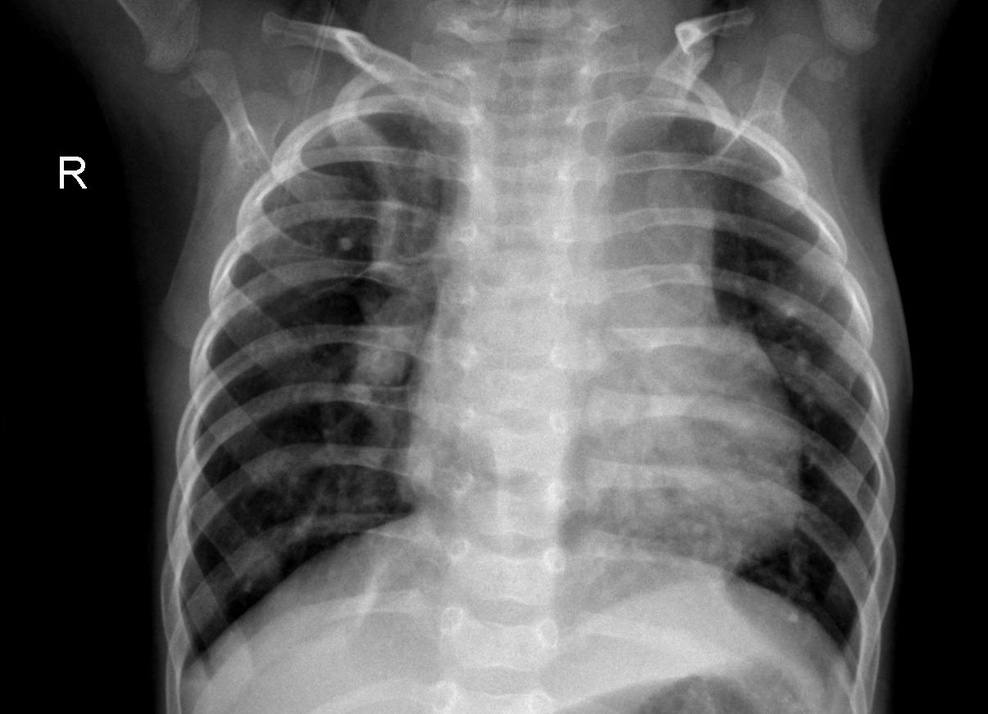
#> input picture Lab02/task01/sample_xray.jpeg, 988 x 714 px, shrunk from 1206 x 871 before the run, found by its file name
$ jupyter execute xray_enhancement.ipynb
#> lines starting #> are read from the running program, lines starting #| are printed output that depends on the picture; after the words box and inside, x2 and y2 are one past the last pixel; in counts of white or black regions, pixels touching at a corner belong together
# Task 1: Diagnostic Enhancement of Chest X-Rays

[cell 1]
import cv2
import numpy as np
import matplotlib.pyplot as plt

def show(img, title, cmap='gray'):
    plt.figure(figsize=(5,5))
    plt.imshow(img, cmap=cmap)
    plt.title(title)
    plt.axis('off')
    plt.show()

## 1. Load and Display

[cell 2]
img = cv2.imread('data/sample_xray.jpeg', cv2.IMREAD_GRAYSCALE)
#> img is the input picture: shape (714, 988); min 0, max 255, mean 89.7
show(img, 'Original X-Ray')

## 2. Contrast Enhancement (Histogram Equalization)

[cell 3]
equalized = cv2.equalizeHist(img)
show(equalized, 'Histogram Equalized')

## 3. Color Mapping (Heatmap)

[cell 4]
heatmap = cv2.applyColorMap(equalized, cv2.COLORMAP_JET)
show(cv2.cvtColor(heatmap, cv2.COLOR_BGR2RGB), 'JET Heatmap', cmap=None)

## 4. Color Balance

[cell 5]
import os

OUTPUT_DIR = 'output'
os.makedirs(OUTPUT_DIR, exist_ok=True)

def gray_world_balance(bgr_image):
    b, g, r = cv2.split(bgr_image.astype(np.float64))
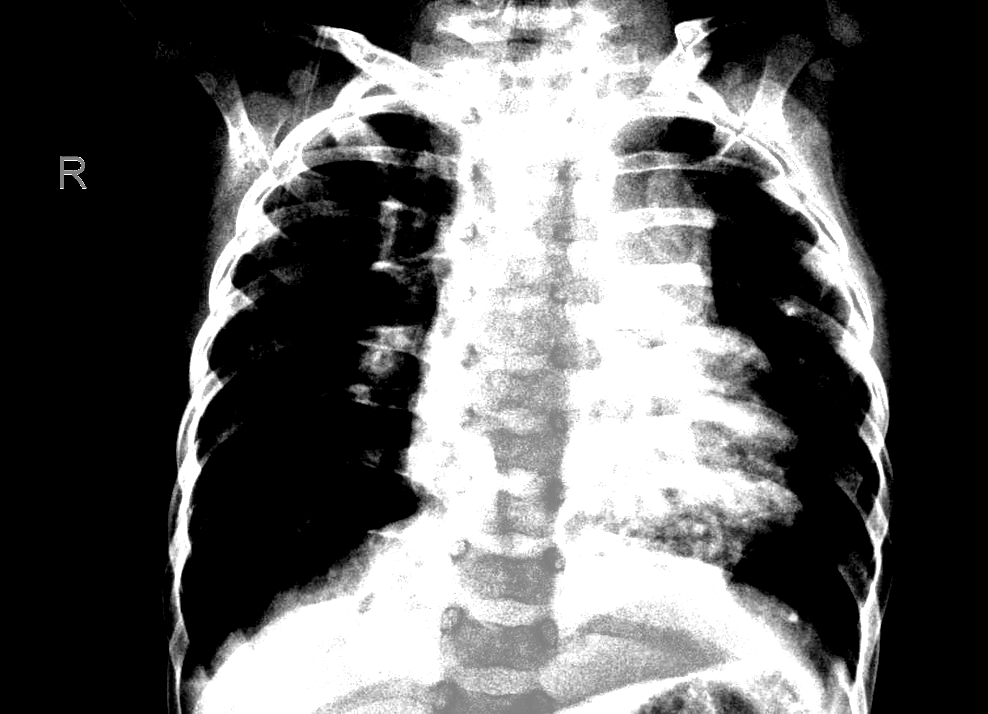
#> r: shape (714, 988) float64; min 0, max 255, mean 95.1
    gray_mean = (b.mean() + g.mean() + r.mean()) / 3.0
#> gray_mean = 105.7
    b_gain = gray_mean / (b.mean() + 1e-6)
#> b_gain = 0.873
    g_gain = gray_mean / (g.mean() + 1e-6)
#> g_gain = 1.05
    r_gain = gray_mean / (r.mean() + 1e-6)
#> r_gain = 1.11
    balanced_b = np.clip(b * b_gain, 0, 255)
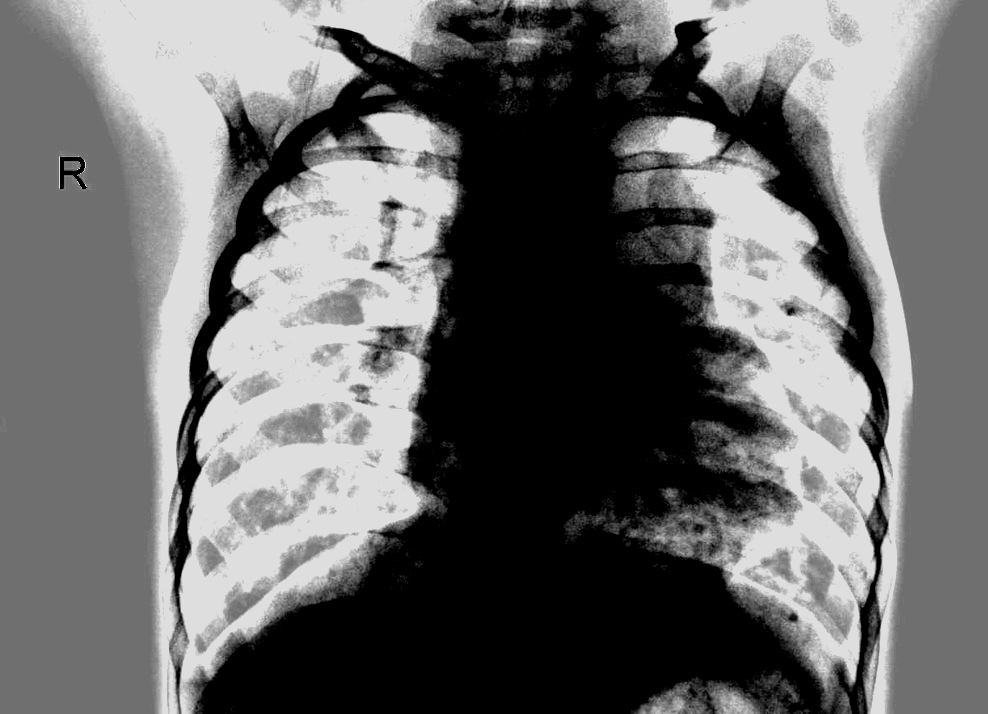
#> balanced_b: shape (714, 988) float64; min 0, max 222.5, mean 105.7
    balanced_g = np.clip(g * g_gain, 0, 255)
    balanced_r = np.clip(r * r_gain, 0, 255)
    return cv2.merge([balanced_b, balanced_g, balanced_r]).astype(np.uint8)
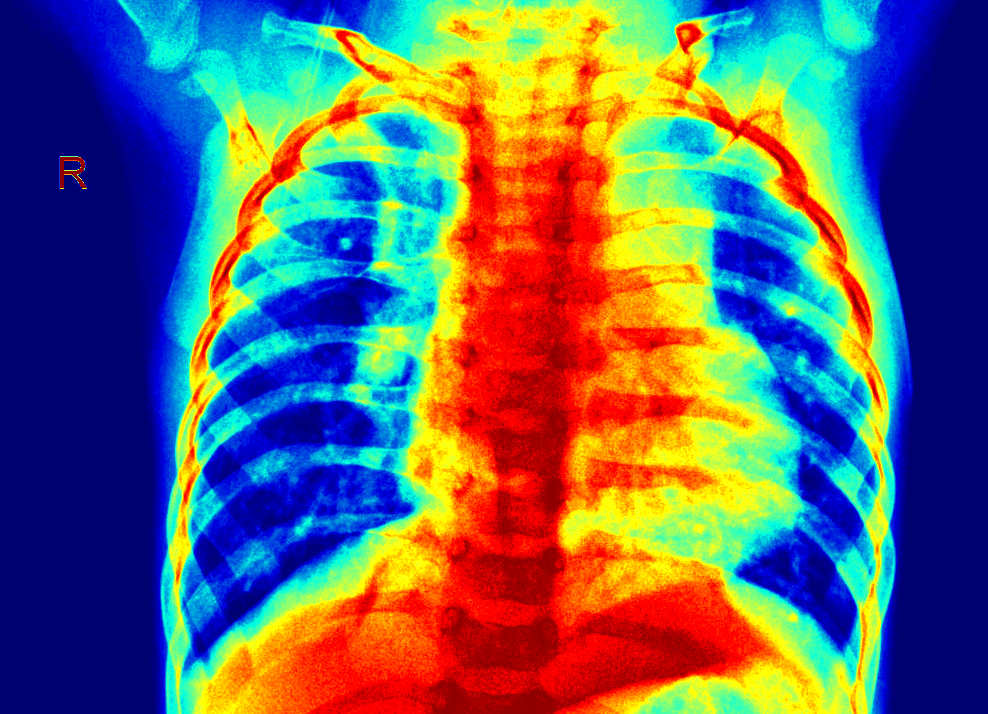
#> returned value: shape (714, 988, 3); mean of channels 0, 1, 2 105.3, 102.9, 99.4; drawn as B, G, R

balanced = gray_world_balance(heatmap)
balanced_rgb = cv2.cvtColor(balanced, cv2.COLOR_BGR2RGB)

fig, axes = plt.subplots(1, 2, figsize=(10, 5))
axes[0].imshow(cv2.cvtColor(heatmap, cv2.COLOR_BGR2RGB))
axes[0].set_title('Before Color Balance')
axes[0].axis('off')
axes[1].imshow(balanced_rgb)
axes[1].set_title('After Gray-World Color Balance')
axes[1].axis('off')
plt.savefig(os.path.join(OUTPUT_DIR, 'balanced.png'), bbox_inches='tight')
plt.show()

## 5. Color Filtering / Thresholding

[cell 6]
_, thresh = cv2.threshold(equalized, 200, 255, cv2.THRESH_BINARY)
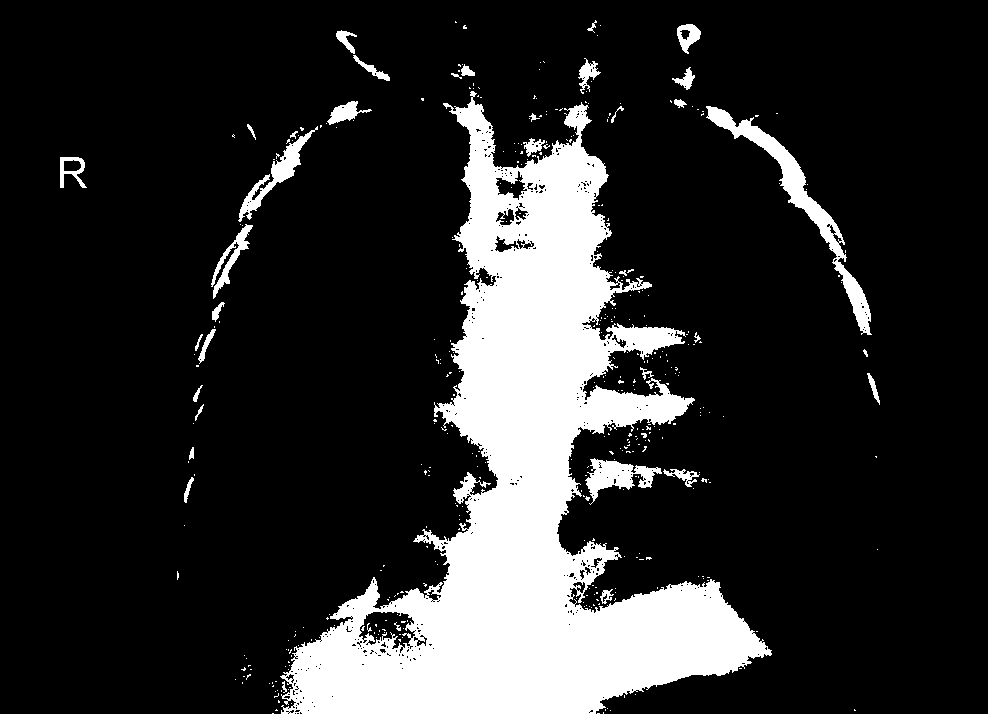
#> thresh: shape (714, 988); 17.2% white; 398 white regions (360 under 20 px), largest, box (x1, y1, x2, y2) and area: (280, 91, 772, 714) 108405, (706, 106, 872, 335) 4187, (585, 458, 662, 505) 1507
show(thresh, 'Dense Tissue Threshold Mask')

## 6. Logarithmic Transformation

[cell 7]
img_f = img.astype(np.float32) + 1
c = 255 / np.log(1 + np.max(img_f))
#> c = 45.95
log_img = (c * np.log(img_f)).astype(np.uint8)
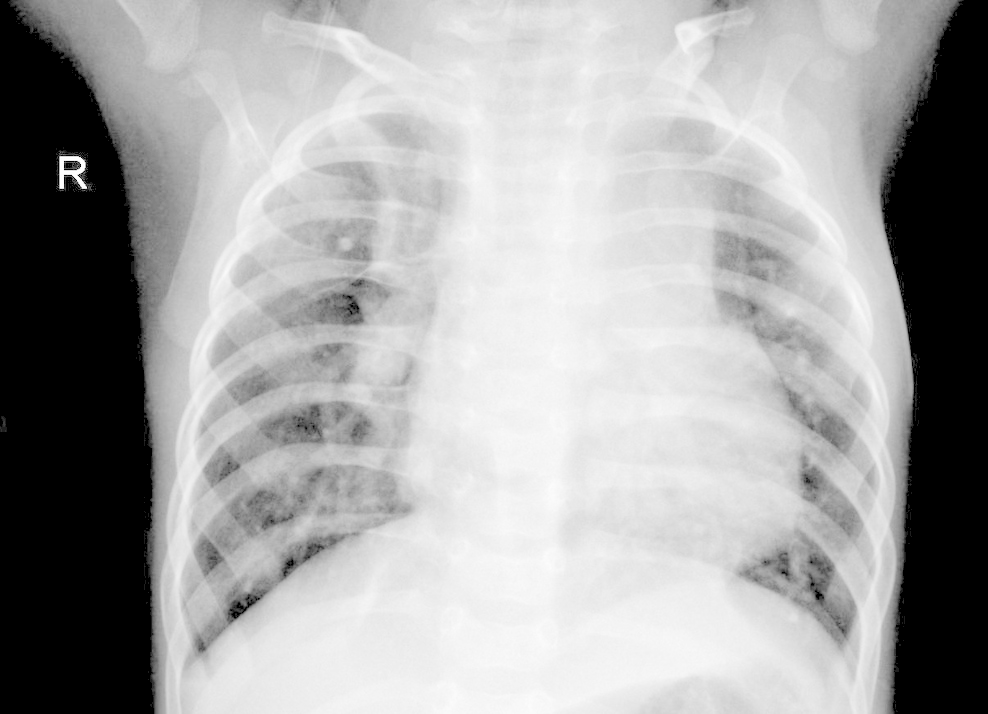
#> log_img: shape (714, 988); min 0, max 254, mean 164.4
show(log_img, 'Log Transform')

## 7. Power-Law (Gamma) Transformation

[cell 8]
gamma = 0.5  # gamma < 1.0 brightens midtones
norm = img.astype(np.float32) / 255.0
gamma_img = (np.power(norm, gamma) * 255).astype(np.uint8)
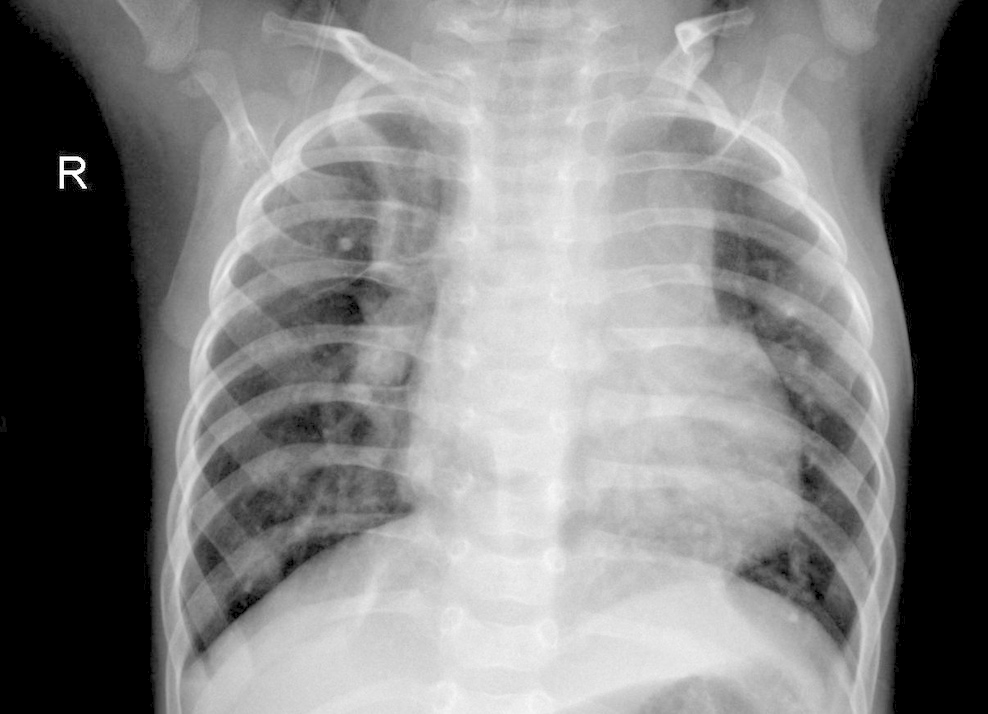
#> gamma_img: shape (714, 988); min 0, max 255, mean 128.3
show(gamma_img, f'Gamma Transform (gamma={gamma})')

## Save outputs

[cell 9]
cv2.imwrite('output/equalized.png', equalized)
cv2.imwrite('output/heatmap.png', heatmap)
cv2.imwrite('output/threshold.png', thresh)
cv2.imwrite('output/balanced.png', balanced)
cv2.imwrite('output/log_transform.png', log_img)
cv2.imwrite('output/gamma_transform.png', gamma_img)
print('Saved all outputs to output/')

[cell 10]
import os

OUTPUT_DIR = 'output'
os.makedirs(OUTPUT_DIR, exist_ok=True)

# Save every image that was shown during the notebook workflow
cv2.imwrite(os.path.join(OUTPUT_DIR, 'original_xray.png'), img)
cv2.imwrite(os.path.join(OUTPUT_DIR, 'equalized.png'), equalized)
cv2.imwrite(os.path.join(OUTPUT_DIR, 'heatmap.png'), heatmap)
cv2.imwrite(os.path.join(OUTPUT_DIR, 'threshold.png'), thresh)
cv2.imwrite(os.path.join(OUTPUT_DIR, 'log_transform.png'), log_img)
cv2.imwrite(os.path.join(OUTPUT_DIR, 'gamma_transform.png'), gamma_img)
cv2.imwrite(os.path.join(OUTPUT_DIR, 'balanced.png'), balanced)

fig, axes = plt.subplots(1, 2, figsize=(10, 5))
axes[0].imshow(cv2.cvtColor(heatmap, cv2.COLOR_BGR2RGB))
axes[0].set_title('Before Color Balance')
axes[0].axis('off')
axes[1].imshow(cv2.cvtColor(balanced, cv2.COLOR_BGR2RGB))
axes[1].set_title('After Gray-World Color Balance')
axes[1].axis('off')
fig.tight_layout()
fig.savefig(os.path.join(OUTPUT_DIR, 'balanced_comparison.png'), bbox_inches='tight')
plt.close(fig)

print(f'Saved all displayed notebook images to {os.path.abspath(OUTPUT_DIR)}/')

$ run again, with Lab02/task01/balanced.png saved as Lab02/task01/sample_xray.jpeg
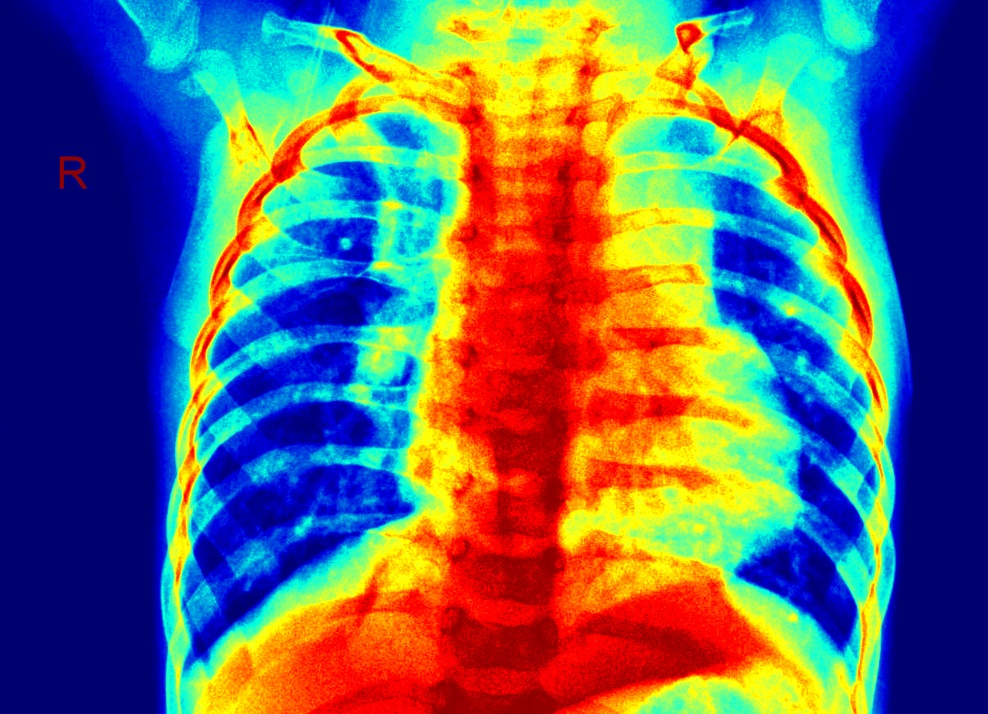
#> input picture Lab02/task01/balanced.png, 988 x 714 px, shrunk from 1206 x 871 before the run, found by its file name
#> gray_mean = 130
#> b_gain = 1.02
#> g_gain = 0.909
#> r_gain = 1.08
#> `_, thresh = cv2.threshold(equalized, 200, 255, cv2.THRESH_BINARY)`:
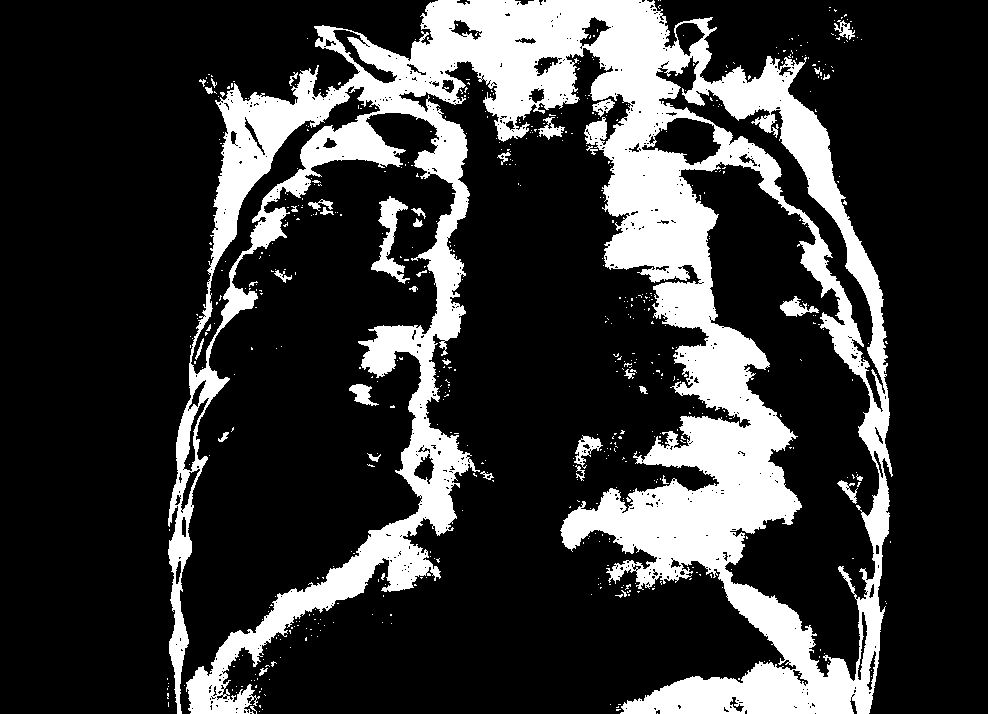
#> thresh: shape (714, 988); 21.7% white; 589 white regions (552 under 20 px), largest, box (x1, y1, x2, y2) and area: (168, 0, 893, 714) 147010, (371, 196, 410, 284) 1216, (780, 296, 819, 317) 378
#> c = 46.67
#> `gamma_img = (np.power(norm, gamma) * 255).astype(np.uint8)`:
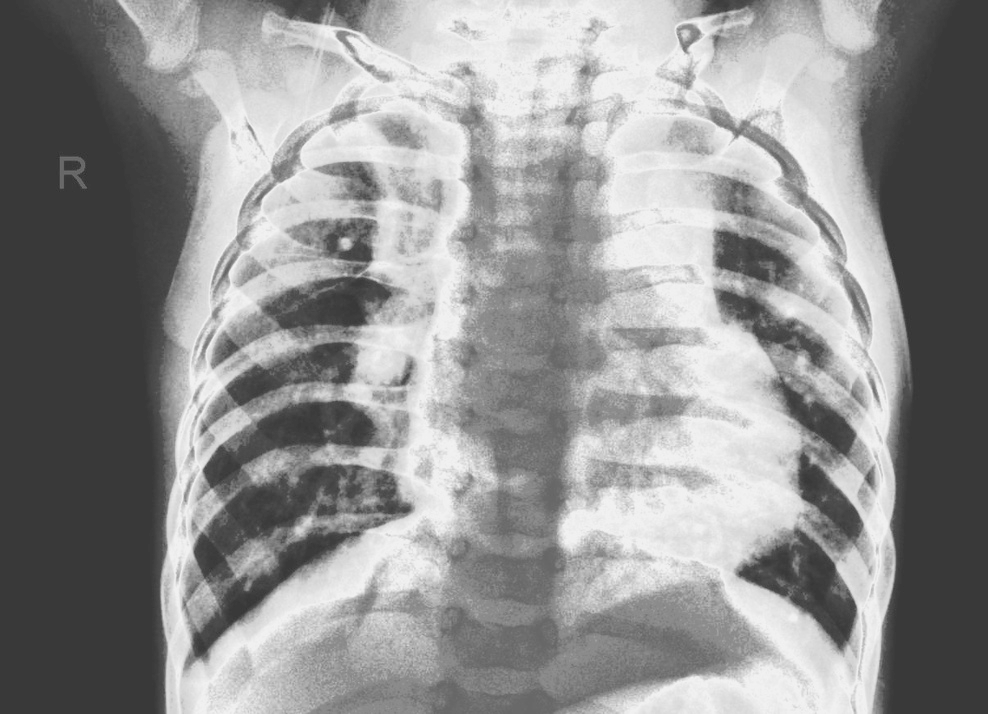
#> gamma_img: shape (714, 988); min 47, max 244, mean 145.9
